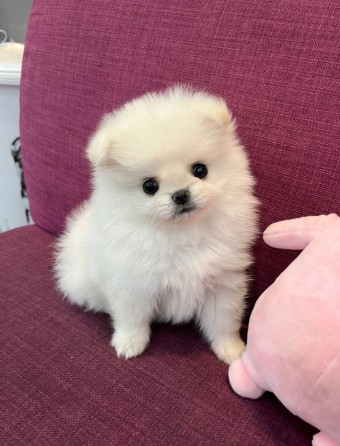
#> input picture ch02/dog.jpg, 340 x 446 px
$ python 1.img_info.py
#> lines starting #> are read from the running program, lines starting #| are printed output that depends on the picture
import sys
import cv2

img1 = cv2.imread("dog.jpg", cv2.IMREAD_GRAYSCALE)
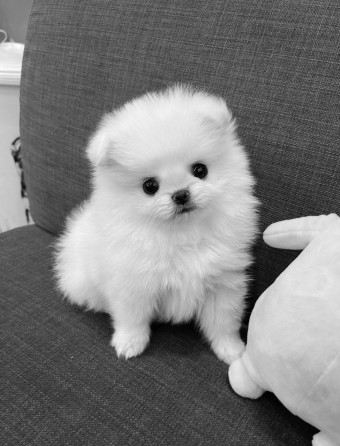
#> img1: shape (446, 340); min 0, max 253, mean 123.7
img2 = cv2.imread("dog.jpg", cv2.IMREAD_COLOR)
#> img2 is the input picture: shape (446, 340, 3); mean B, G, R 119.2, 108.5, 155.2

print("type(img1):", type(img1))
#| type(img1): <class 'numpy.ndarray'>
print("img1.shape:", img1.shape)
#| img1.shape: (446, 340)
print("img2.shape:", img2.shape)
#| img2.shape: (446, 340, 3)
print("img2.dtype:", img2.dtype)
#| img2.dtype: uint8

h, w = img2.shape[:2]
#> h = 446; w = 340
print("img2 size:{}x{}".format(w, h))
#| img2 size:340x446

if len(img1.shape) == 2:
    print("img1 is a grayscale image")
if len(img1.shape) == 3:
    print("img1 is a truecolor image")

img1 = cv2.imread("dog.jpg", cv2.IMREAD_GRAYSCALE)
img2 = cv2.imread("dog.jpg", cv2.IMREAD_COLOR)

#> (the run stopped early here; a loop or call above may not have finished)

$ run again, with ch02/cloud1.jpg copied over ch02/dog.jpg
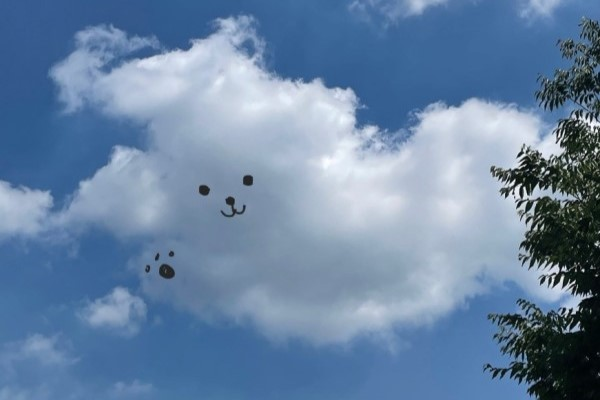
#> input picture ch02/cloud1.jpg, 600 x 400 px
#> `img1 = cv2.imread("dog.jpg", cv2.IMREAD_GRAYSCALE)`:
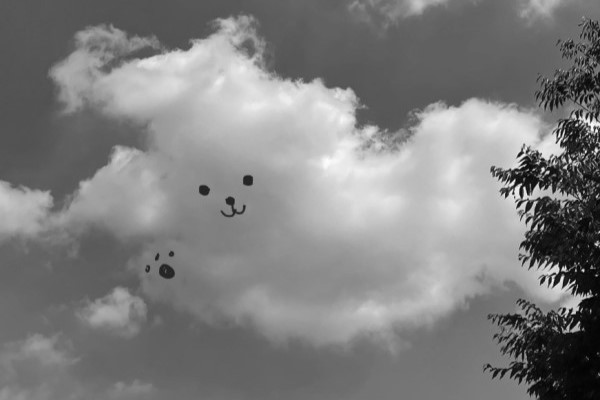
#> img1: shape (400, 600); min 0, max 254, mean 127.6
#> img2 is the input picture: shape (400, 600, 3); mean B, G, R 164.1, 132.2, 104.8
#| type(img1): <class 'numpy.ndarray'>
#| img1.shape: (400, 600)
#| img2.shape: (400, 600, 3)
#| img2.dtype: uint8
#| img2 size:600x400

$ run again, with ch02/sky.jpg copied over ch02/dog.jpg
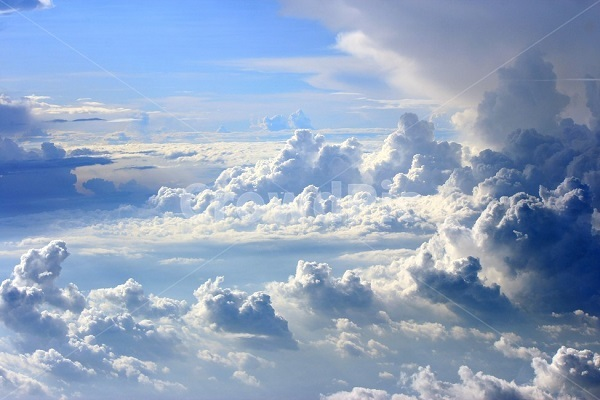
#> input picture ch02/sky.jpg, 600 x 400 px
#> `img1 = cv2.imread("dog.jpg", cv2.IMREAD_GRAYSCALE)`:
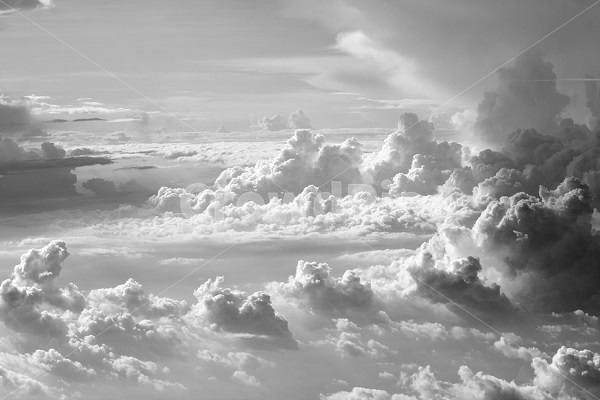
#> img1: shape (400, 600); min 33, max 255, mean 161.2
#> img2 is the input picture: shape (400, 600, 3); mean B, G, R 193.1, 163.9, 143.8
#| type(img1): <class 'numpy.ndarray'>
#| img1.shape: (400, 600)
#| img2.shape: (400, 600, 3)
#| img2.dtype: uint8
#| img2 size:600x400
